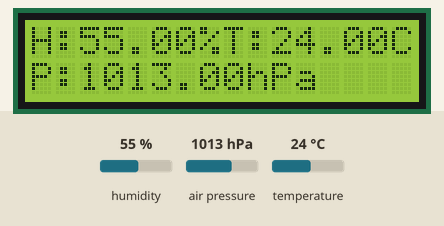
The program below on a simulated Raspberry Pi Pico running MicroPython. Shown: 16×2 character LCD. The inputs (shaded band) are chosen by the test bench; at power-on: air pressure 1013 hPa, temperature 24 °C, humidity 55 %. Library files of the repository ran but are not shown: pico_i2c_lcd.py.

Above: at 1.2 s.
1.3 s: air pressure set to 952 hPa
At 3.2 s:
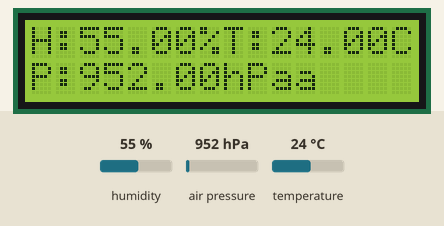
3.8 s: temperature set to 2 °C
At 5.7 s:
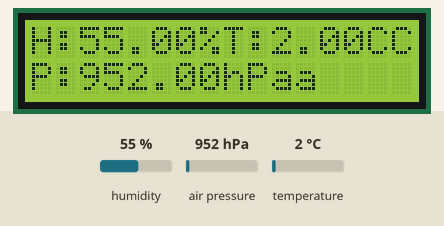
6.0 s: air pressure set to 1000 hPa
At 7.3 s:
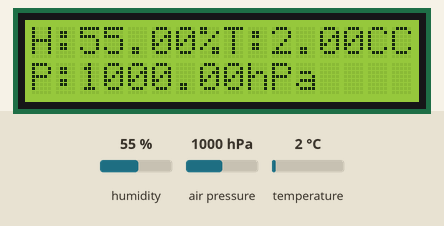
8.2 s: humidity set to 22 %
At 9.6 s:
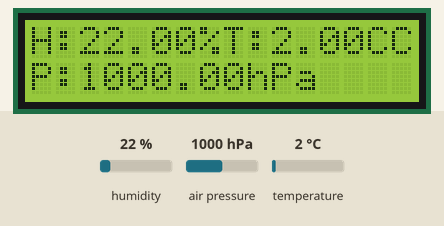
Timing chart, 0 to 11.2 s (numbered marks = the images above; inputs shaded):
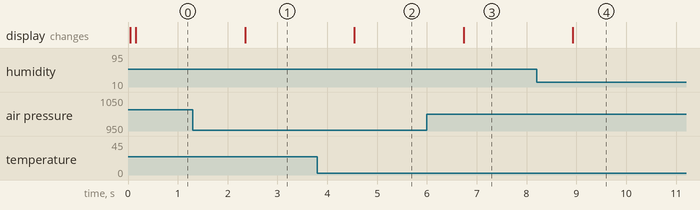

The program:

main.py
```python
from pico_i2c_lcd import I2cLcd
from machine import I2C
from machine import Pin
import utime as time
import bme280_float as bme280


i2c1 = I2C(id=1, scl=Pin(3), sda=Pin(2),freq=100000)
lcd = I2cLcd(i2c1, 0x27, 2, 16)

i2c2 = I2C(id=0, scl=Pin(1), sda=Pin(0))
bme=bme280.BME280(i2c=i2c2)

while True:
      temperature = bme.values[0]         #reading the value of temperature
      pressure = bme.values[1]            #reading the value of pressure
      humidity = bme.values[2]            #reading the value of humidity
      lcd.move_to(0, 0)
      lcd.putstr('H:' + str(humidity))
      lcd.move_to(8, 0)
      lcd.putstr('T:' + str(temperature))
      lcd.move_to(0, 1)
      lcd.putstr('P:' + str(pressure))
      time.sleep(1)
```

lcd.py
```python
import time

class LcdApi:

    LCD_CLR = 0x01              # DB0: clear display
    LCD_HOME = 0x02             # DB1: return to home position

    LCD_ENTRY_MODE = 0x04       # DB2: set entry mode
    LCD_ENTRY_INC = 0x02        # --DB1: increment
    LCD_ENTRY_SHIFT = 0x01      # --DB0: shift

    LCD_ON_CTRL = 0x08          # DB3: turn lcd/cursor on
    LCD_ON_DISPLAY = 0x04       # --DB2: turn display on
    LCD_ON_CURSOR = 0x02        # --DB1: turn cursor on
    LCD_ON_BLINK = 0x01         # --DB0: blinking cursor

    LCD_MOVE = 0x10             # DB4: move cursor/display
    LCD_MOVE_DISP = 0x08        # --DB3: move display (0-> move cursor)
    LCD_MOVE_RIGHT = 0x04       # --DB2: move right (0-> left)

    LCD_FUNCTION = 0x20         # DB5: function set
    LCD_FUNCTION_8BIT = 0x10    # --DB4: set 8BIT mode (0->4BIT mode)
    LCD_FUNCTION_2LINES = 0x08  # --DB3: two lines (0->one line)
    LCD_FUNCTION_10DOTS = 0x04  # --DB2: 5x10 font (0->5x7 font)
    LCD_FUNCTION_RESET = 0x30   # See "Initializing by Instruction" section

    LCD_CGRAM = 0x40            # DB6: set CG RAM address
    LCD_DDRAM = 0x80            # DB7: set DD RAM address

    LCD_RS_CMD = 0
    LCD_RS_DATA = 1

    LCD_RW_WRITE = 0
    LCD_RW_READ = 1

    def __init__(self, num_lines, num_columns):
        self.num_lines = num_lines
        if self.num_lines > 4:
            self.num_lines = 4
        self.num_columns = num_columns
        if self.num_columns > 40:
            self.num_columns = 40
        self.cursor_x = 0
        self.cursor_y = 0
        self.implied_newline = False
        self.backlight = True
        self.display_off()
        self.backlight_on()
        self.clear()
        self.hal_write_command(self.LCD_ENTRY_MODE | self.LCD_ENTRY_INC)
        self.hide_cursor()
        self.display_on()

    def clear(self):
        """Clears the LCD display and moves the cursor to the top left
        corner.
        """
        self.hal_write_command(self.LCD_CLR)
        self.hal_write_command(self.LCD_HOME)
        self.cursor_x = 0
        self.cursor_y = 0

    def show_cursor(self):
        """Causes the cursor to be made visible."""
        self.hal_write_command(self.LCD_ON_CTRL | self.LCD_ON_DISPLAY |
                               self.LCD_ON_CURSOR)

    def hide_cursor(self):
        """Causes the cursor to be hidden."""
        self.hal_write_command(self.LCD_ON_CTRL | self.LCD_ON_DISPLAY)

    def blink_cursor_on(self):
        """Turns on the cursor, and makes it blink."""
        self.hal_write_command(self.LCD_ON_CTRL | self.LCD_ON_DISPLAY |
                               self.LCD_ON_CURSOR | self.LCD_ON_BLINK)

    def blink_cursor_off(self):
        """Turns on the cursor, and makes it no blink (i.e. be solid)."""
        self.hal_write_command(self.LCD_ON_CTRL | self.LCD_ON_DISPLAY |
                               self.LCD_ON_CURSOR)

    def display_on(self):
        """Turns on (i.e. unblanks) the LCD."""
        self.hal_write_command(self.LCD_ON_CTRL | self.LCD_ON_DISPLAY)

    def display_off(self):
        """Turns off (i.e. blanks) the LCD."""
        self.hal_write_command(self.LCD_ON_CTRL)

    def backlight_on(self):
        """Turns the backlight on.
        This isn't really an LCD command, but some modules have backlight
        controls, so this allows the hal to pass through the command.
        """
        self.backlight = True
        self.hal_backlight_on()

    def backlight_off(self):
        """Turns the backlight off.
        This isn't really an LCD command, but some modules have backlight
        controls, so this allows the hal to pass through the command.
        """
        self.backlight = False
        self.hal_backlight_off()

    def move_to(self, cursor_x, cursor_y):
        """Moves the cursor position to the indicated position. The cursor
        position is zero based (i.e. cursor_x == 0 indicates first column).
        """
        self.cursor_x = cursor_x
        self.cursor_y = cursor_y
        addr = cursor_x & 0x3f
        if cursor_y & 1:
            addr += 0x40    # Lines 1 & 3 add 0x40
        if cursor_y & 2:    # Lines 2 & 3 add number of columns
            addr += self.num_columns
        self.hal_write_command(self.LCD_DDRAM | addr)

    def putchar(self, char):
        """Writes the indicated character to the LCD at the current cursor
        position, and advances the cursor by one position.
        """
        if char == '\n':
            if self.implied_newline:
                # self.implied_newline means we advanced due to a wraparound,
                # so if we get a newline right after that we ignore it.
                pass
            else:
                self.cursor_x = self.num_columns
        else:
            self.hal_write_data(ord(char))
            self.cursor_x += 1
        if self.cursor_x >= self.num_columns:
            self.cursor_x = 0
            self.cursor_y += 1
            self.implied_newline = (char != '\n')
        if self.cursor_y >= self.num_lines:
            self.cursor_y = 0
        self.move_to(self.cursor_x, self.cursor_y)

    def putstr(self, string):
        """Write the indicated string to the LCD at the current cursor
        position and advances the cursor position appropriately.
        """
        for char in string:
            self.putchar(char)

    def custom_char(self, location, charmap):
        """Write a character to one of the 8 CGRAM locations, available
        as chr(0) through chr(7).
        """
        location &= 0x7
        self.hal_write_command(self.LCD_CGRAM | (location << 3))
        self.hal_sleep_us(40)
        for i in range(8):
            self.hal_write_data(charmap[i])
            self.hal_sleep_us(40)
        self.move_to(self.cursor_x, self.cursor_y)

    def hal_backlight_on(self):
        """Allows the hal layer to turn the backlight on.
        If desired, a derived HAL class will implement this function.
        """
        pass

    def hal_backlight_off(self):
        """Allows the hal layer to turn the backlight off.
        If desired, a derived HAL class will implement this function.
        """
        pass

    def hal_write_command(self, cmd):
        """Write a command to the LCD.
        It is expected that a derived HAL class will implement this
        function.
        """
        raise NotImplementedError

    def hal_write_data(self, data):
        """Write data to the LCD.
        It is expected that a derived HAL class will implement this
        function.
        """
        raise NotImplementedError

    def hal_sleep_us(self, usecs):
        """Sleep for some time (given in microseconds)."""
        time.sleep_us(usecs)
```

Measured:
- after the input at 1.3 s, the display: changes after 1.0 s (image 1)
- after the input at 3.8 s, the display: changes after 0.74 s (image 2)
- after the input at 6.0 s, the display: changes after 0.74 s (image 3)
- after the input at 8.2 s, the display: changes after 0.72 s (image 4)
